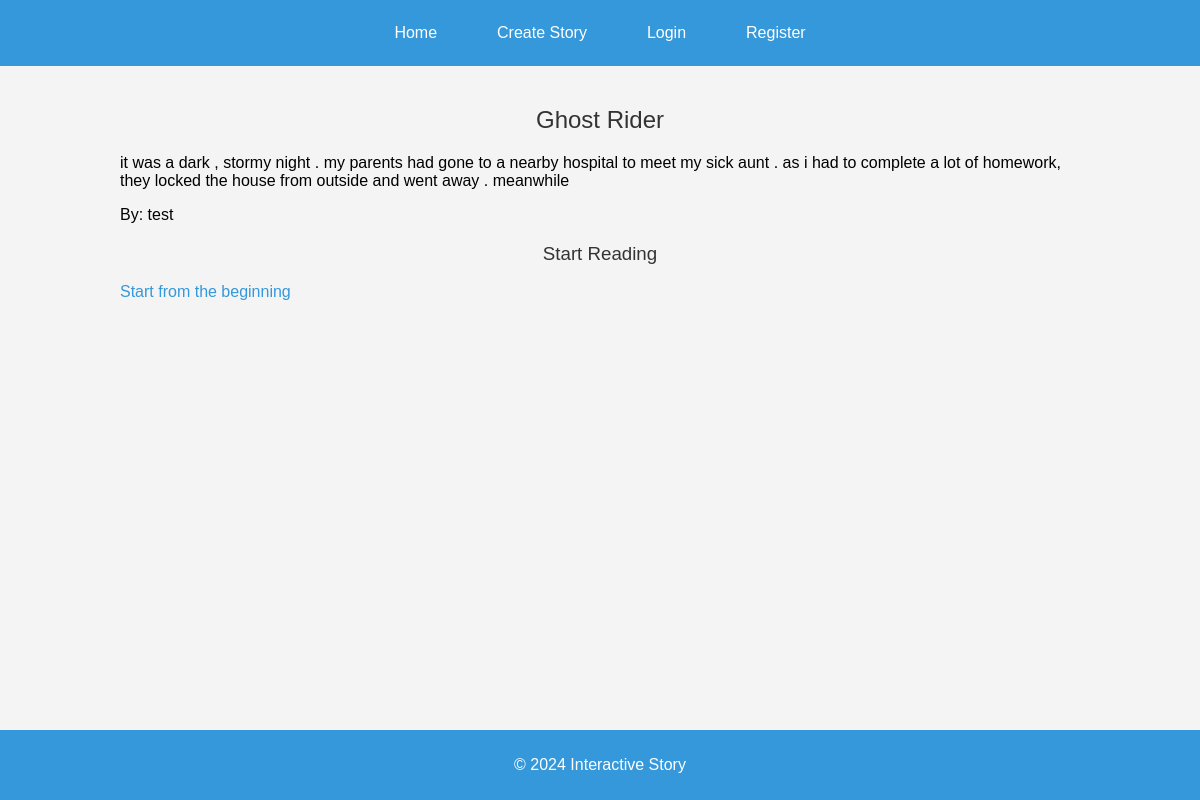
The app's page /stories/1/ with its own data.
### stories/models.py (models this page shows, shortened)
class Story(models.Model):
    title = models.CharField(max_length=200)
    author = models.ForeignKey(User, on_delete=models.CASCADE)
    description = models.TextField()

### stories/views.py (the view)
# urls.py: path('<int:pk>/', views.story_detail, name='story_detail'),
def story_detail(request, pk):
    story = get_object_or_404(Story, pk=pk)
    nodes = story.nodes.all()
    if request.method == 'GET':
        for node in nodes:
            if node.start_time is None:  # Track time start if it wasn't already tracked
                node.start_time = timezone.now()
                node.save()
    return render(request, 'stories/story_detail.html', {'story': story})

### stories/templates/stories/story_detail.html (shortened to what this page needs)
{% extends 'base.html' %}
{% block content %}
<h2>{{ story.title }}</h2>
<p>{{ story.description }}</p>
<p>By: {{ story.author }}</p>
<h3>Start Reading</h3>
{% if story.nodes.count > 0 %}
    <a href="{% url 'node_detail' story.nodes.first.id %}">Start from the beginning</a>
{% else %}
    <p>This story doesn't have any nodes yet.</p>
{% endif %}
{% endblock %}

### interactivestoryapp/static/css/style.css (style rules this page uses)
body { font-family: Arial, sans-serif; background-color: #f4f4f4; margin: 0; padding: 0; }
h1, h2, h3 { color: #333; text-align: center; font-weight: 300; }
a { color: #3498db; text-decoration: none; }

### records on screen
Story: title "Ghost Rider", description "it was a dark , stormy night . my parents had gone to a nearby hospital to meet my sick aunt . as i had to complete a lot of homework, they locked the house from outside and went away . meanwhile", author "test"
